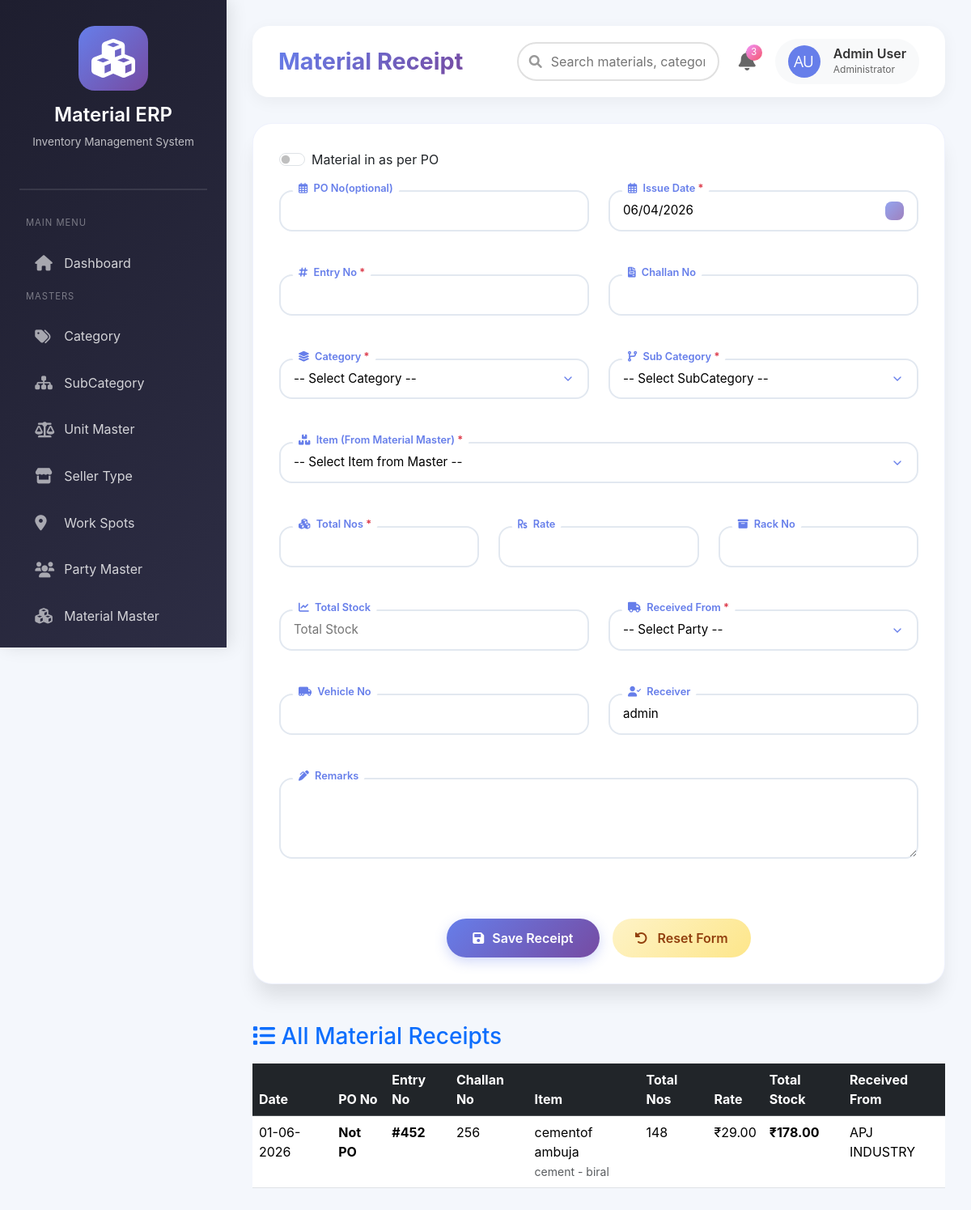
Screenshot of /materials/receipt/ (signed in) with the database file from the repository.
### materials/models.py (models this page shows)
class MaterialReceipt(models.Model):
    LEDGER_TYPE_CHOICES = [
        ('receipt_ledger', 'Receipt Ledger'),
        ('return_inward', 'Return Inward'),
    ]
    issue_date = models.DateField()
    entry_no = models.IntegerField()
    po = models.CharField(max_length=50)
    challan_no = models.CharField(max_length=50)
    category = models.ForeignKey(Category,on_delete=models.CASCADE)
    sub_category = models.ForeignKey(SubCategory,on_delete=models.CASCADE)
    item = models.ForeignKey(MaterialMaster,on_delete=models.CASCADE)
    totalno = models.IntegerField()
    rate = models.FloatField()
    rackno = models.CharField(max_length=50)
    total_stock = models.IntegerField()
    receive_from = models.CharField(max_length=200)
    vehicle_no = models.CharField(max_length=50)
    receiver = models.CharField(max_length=100)
    remarks = models.TextField()
    ledger_type = models.CharField(
        max_length=50,
        choices=LEDGER_TYPE_CHOICES,
        default='receipt_ledger',
    )

class MaterialMaster(models.Model):
    category = models.ForeignKey(Category,on_delete=models.CASCADE)
    sub_category = models.ForeignKey(SubCategory,on_delete=models.CASCADE)
    work_spots = models.ForeignKey(WorkSpots,on_delete=models.CASCADE)
    description = models.CharField(max_length=200)
    units = models.ForeignKey(UnitMaster,on_delete=models.CASCADE)
    quantity = models.IntegerField()
    qty = models.IntegerField()
    rate = models.FloatField()
    rackno = models.CharField(max_length=50)
    critical_qty = models.IntegerField()
    photo = models.ImageField(upload_to="materials")
    added_on = models.DateTimeField(auto_now_add=True)
    status = models.BooleanField(default=True)

### masters/models.py (models this page shows, shortened)
class Category(models.Model):
    id = models.AutoField(primary_key=True)
    name = models.CharField(max_length=100)
    status = models.BooleanField(default=True)

class SubCategory(models.Model):
    id = models.AutoField(primary_key=True)
    category = models.ForeignKey(Category,on_delete=models.CASCADE)
    sub_category = models.CharField(max_length=100)

class PartyMaster(models.Model):
    id = models.AutoField(primary_key=True)
    category = models.ForeignKey(Category,on_delete=models.CASCADE)
    type = models.CharField(max_length=50)
    name = models.CharField(max_length=200)
    address = models.TextField()
    phone = models.CharField(max_length=20)
    email = models.EmailField()
    added_on = models.DateTimeField(auto_now_add=True)
    status = models.BooleanField(default=True)

### materials/views.py (the view, shortened to what this page needs)
# urls.py: path('receipt/', views.material_receipt, name='material_receipt'),
@login_required
def material_receipt(request, pk=None):
    instance = None
    if pk:
        instance = get_object_or_404(MaterialReceipt, pk=pk)
    categories = Category.objects.all()
    subcategories = SubCategory.objects.all()
    materials = MaterialMaster.objects.select_related('category').all()
    receipts = MaterialReceipt.objects.select_related(
        'category', 'sub_category', 'item'
    ).order_by('-issue_date')
    for receipt in receipts:
        receipt.party_name = '-'
        if receipt.receive_from:
            party = PartyMaster.objects.filter(
                id=int(receipt.receive_from)
            ).first()
            if party:
                receipt.party_name = party.name  # change field name if needed
    return render(request, 'materials/material_receipt.html', {
        'categories': categories,
        'subcategories': subcategories,
        'materials': materials,
        'receipts': receipts,
        'instance': instance,
        'is_edit': bool(instance),
        'today': date.today(),
    })

### materials/templates/materials/material_receipt.html (shortened to what this page needs)
{% extends 'base.html' %}
{% load static %}
{% block page_title %}Material Receipt{% endblock %}
{% block content %}
<div class="form-card">
    <form method="POST" id="receiptForm" novalidate>
        <div class="row">
            <div class="col-md-12">
                <div class="row g-4">
                    <div class="col-ms-1">
    <div class="form-check form-switch">
        <input class="form-check-input" type="checkbox" role="switch" id="switchCheckDefault">
        <label class="form-check-label" for="switchCheckDefault">
            Material in as per PO
        </label>
    </div>
</div>
<div class="col-md-6">
    <div class="floating-label">
        <label>
            <i class="far fa-calendar-alt me-1"></i>
            PO No(optional)
        </label>
        <input name="po" type="text" id="poInput"
               class="form-control-modern"
               value=""
               disabled>
    </div>
</div>
                    <div class="col-md-6">
                        <div class="floating-label">
                            <label><i class="far fa-calendar-alt me-1"></i> Issue Date <span class="text-danger">*</span></label>
                            <input name="issue_date" type="date" class="form-control-modern"
                                   value="{% if instance %}{{ instance.issue_date|date:'Y-m-d' }}{% else %}{{ today|date:'Y-m-d' }}{% endif %}"
                                   required>
                        </div>
                    </div>
                    <div class="col-md-6">
                        <div class="floating-label">
                            <label><i class="fas fa-hashtag me-1"></i> Entry No <span class="text-danger">*</span></label>
                            <input name="entry_no" type="number" class="form-control-modern"
                                   value="{% if instance %}{{ instance.entry_no }}{% endif %}" required>
                        </div>
                    </div>
                    <div class="col-md-6">
                        <div class="floating-label">
                            <label><i class="fas fa-file-invoice me-1"></i> Challan No</label>
                            <input name="challan_no" class="form-control-modern"
                                   value="{% if instance %}{{ instance.challan_no }}{% endif %}">
                        </div>
                    </div>
                    <div class="col-md-6">
                        <div class="floating-label">
                            <label><i class="fas fa-layer-group me-1"></i> Category <span class="text-danger">*</span></label>
                            <select id="category" name="category" class="form-control-modern" required>
                                <option value="">-- Select Category --</option>
                            </select>
                        </div>
                    </div>
                    <div class="col-md-6">
                        <div class="floating-label">
                            <label><i class="fas fa-code-branch me-1"></i> Sub Category <span class="text-danger">*</span></label>
                            <select id="subcategory" name="subcategory" class="form-control-modern" required>
                                <option value="">-- Select SubCategory --</option>
                            </select>
                        </div>
                    </div>
                    <div class="col-md-12">
                        <div class="floating-label">
                            <label><i class="fas fa-boxes me-1"></i> Item (From Material Master) <span class="text-danger">*</span></label>
                            <select name="item" id="item" class="form-control-modern" required>
                                <option value="">-- Select Item from Master --</option>
                            </select>
                        </div>
                    </div>
                    <div class="col-md-4">
                        <div class="floating-label">
                            <label><i class="fas fa-cubes me-1"></i> Total Nos <span class="text-danger">*</span></label>
                            <input name="totalno" id="totalno" type="number" class="form-control-modern"
                                   value="{% if instance %}{{ instance.totalno }}{% endif %}" required>
                        </div>
                    </div>
                    <div class="col-md-4">
                        <div class="floating-label">
                            <label><i class="fas fa-rupee-sign me-1"></i> Rate</label>
                            <input name="rate" id="rate" type="number" step="0.01" class="form-control-modern"
                                   value="{% if instance %}{{ instance.rate }}{% endif %}">
                        </div>
                    </div>
                    <div class="col-md-4">
                        <div class="floating-label">
                            <label><i class="fas fa-archive me-1"></i> Rack No</label>
                            <input name="rackno" id="rackno" class="form-control-modern"
                                   value="{% if instance %}{{ instance.rackno }}{% endif %}" >
                        </div>
                    </div>
                    <div class="col-md-6">
                        <div class="floating-label">
                            <label><i class="fas fa-chart-line me-1"></i> Total Stock</label>
                            <input name="total_stock" id="total_stock" type="number" step="0.01"
                                   class="form-control-modern" readonly  placeholder="Total Stock">
                        </div>
                    </div>
                 <div class="col-md-6">
                    <div class="floating-label">
                        <label><i class="fas fa-truck me-1"></i> Received From <span class="text-danger">*</span></label>
                        <select name="receive_from" id="receive_from" class="form-control-modern" required>
                            <option value="">-- Select Party --</option>
                        </select>
                    </div>
                </div>
                    <div class="col-md-6">
                        <div class="floating-label">
                            <label><i class="fas fa-truck-moving me-1"></i> Vehicle No</label>
                            <input name="vehicle_no" class="form-control-modern"
                                   value="{% if instance %}{{ instance.vehicle_no }}{% endif %}">
                        </div>
                    </div>
                    <div class="col-md-6">
                        <div class="floating-label">
                            <label>
                                <i class="fas fa-user-check me-1"></i> Receiver
                            </label>
                            <input type="text"
       name="receiver"
       class="form-control-modern"
       value="{% if instance %}{{ instance.receiver }}{% else %}{{ request.user.username }}{% endif %}"
       {% if not instance %}readonly{% endif %}>
                        </div>
                    </div>
                    <div class="col-md-12">
                        <div class="floating-label">
                            <label><i class="fas fa-pen-alt me-1"></i> Remarks</label>
                            <textarea name="remarks" rows="3" class="form-control-modern">{% if instance %}{{ instance.remarks }}{% endif %}</textarea>
                        </div>
                    </div>
                </div>
            </div>
        </div>
        <div class="text-center mt-4 pt-3 d-flex flex-wrap justify-content-center gap-3">
            <button type="submit" class="btn-save" id="submitBtn">
                <i class="fas fa-save"></i>
                {% if is_edit %}Update Receipt{% else %}Save Receipt{% endif %}
            </button>
            {% if is_edit %}
            <a href="{% url 'material_receipt' %}" class="btn-secondary">
                <i class="fas fa-times-circle me-1"></i> Cancel
            </a>
            {% else %}
            <button type="button" class="btn-reset" onclick="resetForm()">
                <i class="fas fa-undo-alt me-1"></i> Reset Form
            </button>
            {% endif %}
        </div>
    </form>
</div>
<div class="mt-5">
    <h3 class="mb-3 text-primary">
        <i class="fas fa-list"></i> All Material Receipts
    </h3>
    <div class="table-responsive">
        <table class="table table-hover table-modern">
            <thead class="table-dark">
                <tr>
                    <th>Date</th>
                    <th>PO No</th>
                    <th>Entry No</th>
                    <th>Challan No</th>
                    <th>Item</th>
                    <th>Total Nos</th>
                    <th>Rate</th>
                    <th>Total Stock</th>
                    <th>Received From</th>
                </tr>
            </thead>
            <tbody>
                {% for receipt in receipts %}
                <tr>
                    <td>{{ receipt.issue_date|date:'d-m-Y' }}</td>
                    <td><strong> {% if receipt.po and receipt.po != '0' %}
    #{{ receipt.po }}
{% else %}
    Not PO
{% endif %}</strong></td>
                    <td><strong>#{{ receipt.entry_no }}</strong></td>
                    <td>{{ receipt.challan_no|default:'-' }}</td>
                    <td>
                        {{ receipt.item.description }}<br>
                        <small class="text-muted">{{ receipt.category.name }} - {{ receipt.sub_category.sub_category }}</small>
                    </td>
                    <td>{{ receipt.totalno }}</td>
                    <td>₹{{ receipt.rate|floatformat:2 }}</td>
                    <td><strong>₹{{ receipt.total_stock|floatformat:2 }}</strong></td>
                    <td>{{ receipt.party_name }}</td>
                </tr>
                {% endfor %}
            </tbody>
        </table>
    </div>
</div>
{% endblock %}

### materials/templates/materials/material_receipt.html (style rules this page uses)
:root { --gradient-1: linear-gradient(135deg, #667eea 0%, #764ba2 100%); --shadow-sm: 0 4px 6px -1px rgba(0, 0, 0, 0.1); --shadow-md: 0 10px 15px -3px rgba(0, 0, 0, 0.1); --shadow-lg: 0 20px 25px -5px rgba(0, 0, 0, 0.1); --shadow-xl: 0 25px 35px -12px rgba(0, 0, 0, 0.25); }
.form-card { background: white; border-radius: 24px; padding: 2rem; box-shadow: var(--shadow-lg); transition: all 0.3s ease; animation: scaleIn 0.5s ease-out; border: 1px solid rgba(102, 126, 234, 0.1); }
.form-control-modern { border: 2px solid #e2e8f0; border-radius: 16px; padding: 12px 16px; transition: all 0.3s ease; width: 100%; font-size: 0.95rem; background: white; }
.floating-label { position: relative; margin-bottom: 1.8rem; }
.floating-label input, .floating-label select, .floating-label textarea { width: 100%; padding: 12px 16px; border: 2px solid #e2e8f0; border-radius: 16px; font-size: 0.95rem; transition: all 0.3s ease; background: white; }
.floating-label textarea { min-height: 100px; resize: vertical; }
.floating-label label { position: absolute; top: -12px; left: 16px; background: white; padding: 0 8px; font-size: 0.8rem; color: #667eea; font-weight: 600; z-index: 1; transition: all 0.3s ease; border-radius: 20px; }
select.form-control-modern { appearance: none; background-repeat: no-repeat; background-position: right 16px center; background-size: 16px; padding-right: 40px; }
.btn-save { background: linear-gradient(135deg, #667eea 0%, #764ba2 100%); color: white; border: none; padding: 12px 32px; border-radius: 40px; font-size: 1rem; font-weight: 600; cursor: pointer; transition: all 0.3s ease; display: inline-flex; align-items: center; gap: 10px; box-shadow: 0 5px 15px rgba(102, 126, 234, 0.3); }
.btn-reset { background: linear-gradient(135deg, #fef3c7, #fde68a); color: #92400e; border: none; padding: 12px 28px; border-radius: 40px; font-weight: 600; transition: all 0.3s ease; display: inline-flex; align-items: center; gap: 8px; }
.row > [class*="col-"] { animation: slideInUp 0.4s ease-out backwards; }
.row > [class*="col-"]:nth-child(1) { animation-delay: 0.05s; }
.row > [class*="col-"]:nth-child(2) { animation-delay: 0.1s; }
.row > [class*="col-"]:nth-child(3) { animation-delay: 0.15s; }
.row > [class*="col-"]:nth-child(4) { animation-delay: 0.2s; }
.row > [class*="col-"]:nth-child(5) { animation-delay: 0.25s; }
.row > [class*="col-"]:nth-child(6) { animation-delay: 0.3s; }
.row > [class*="col-"]:nth-child(7) { animation-delay: 0.35s; }
.row > [class*="col-"]:nth-child(8) { animation-delay: 0.4s; }

### rows the page displays
MaterialReceipt: issue_date "01-06-2026", po "Not PO", entry_no "452", challan_no "256", item.description "cementof ambuja", category.name "cement", sub_category.sub_category "biral", totalno "148", rate "29.00", total_stock "178.00", party_name "APJ INDUSTRY"
